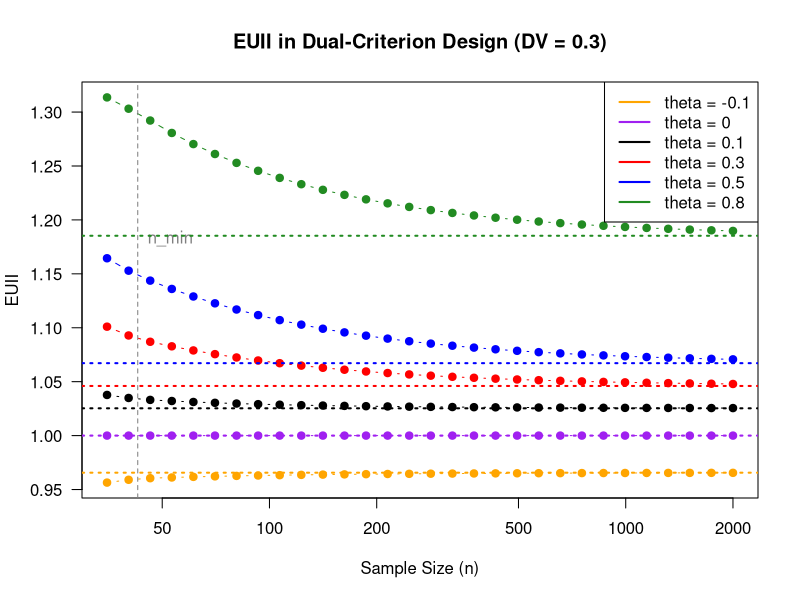
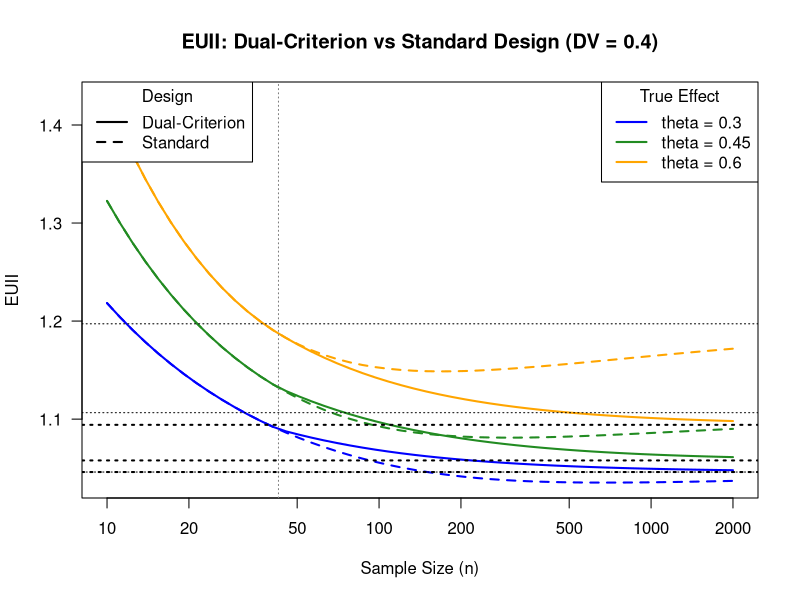
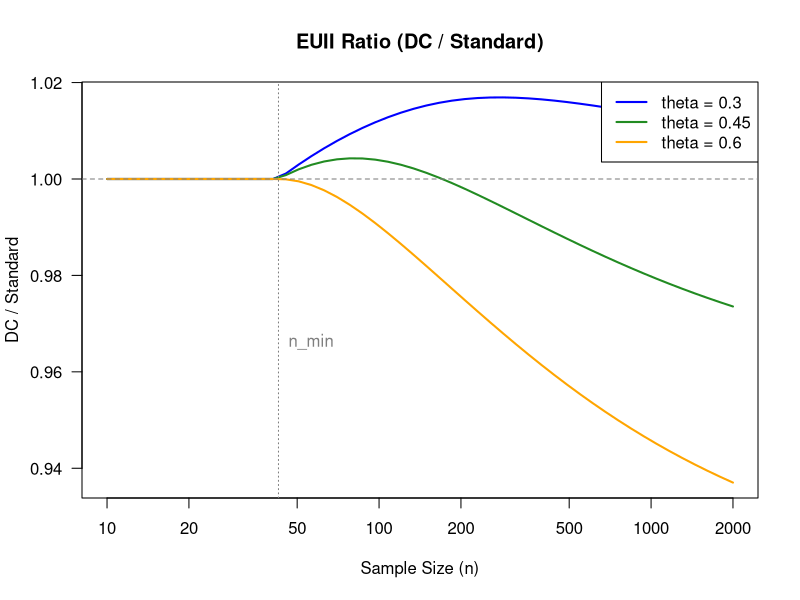
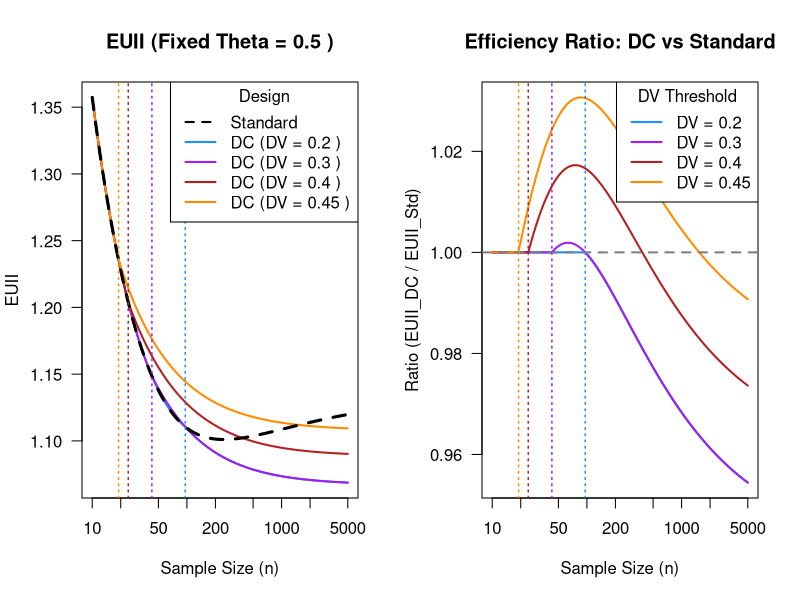
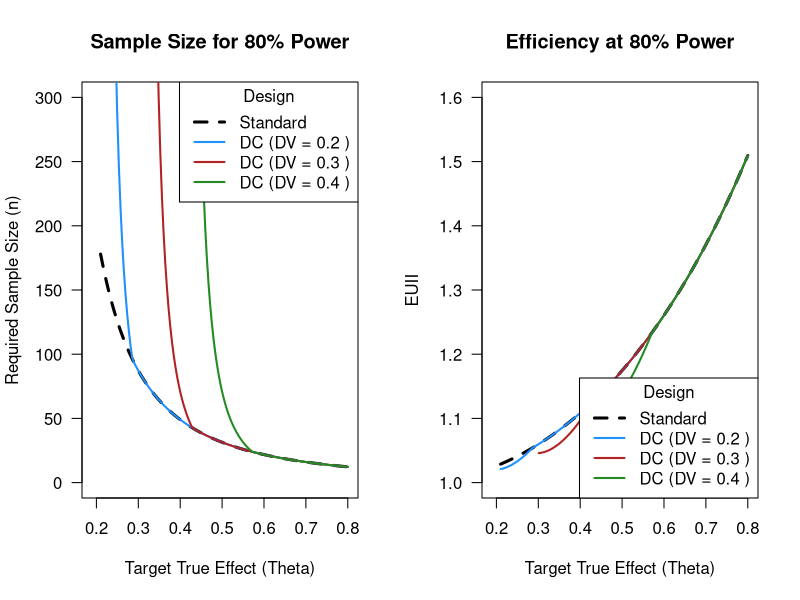
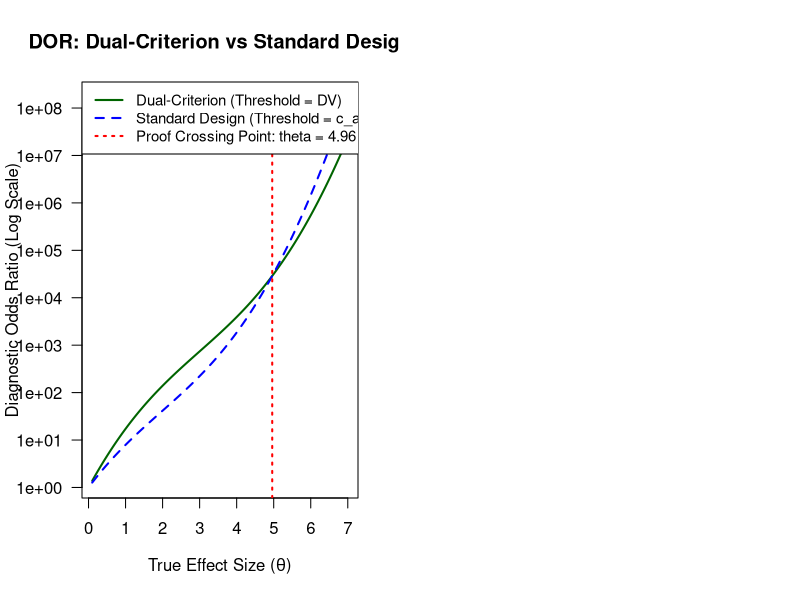

Here is the R script that generated these plots, in order:
# --------------------------------------------
# In here I want to understand how does the EUII behaves in a frequentist dual criterion design.
# -----------------------------------------------

# Need to create a dual criterion design. Then see how the EUII behaves for varying underlying truths. 

# nMin is the treshold of sample size. If we have a saple size bigger than nMin, then the hardest treshorld to overcome is DV,
# if n smaller nmin it is harder to get significance. 

# EXPLANATION
# significance if theta > sign_tresh, where sign_tres = NV + z_(1-alpha) * sigma / sqrt(n)
# relevance if theta > clin_tresh, where clin_tresh = DV

#Set the two treshold equal --> clin_tresh = sign_tresh  --> DV = NV + z_(1-alpha) * sigma / sqrt(n)

# Simplify and the n required is n =  [(z_(1-alpha) * sigma) / (DV - NV)]^2. 
# here we assume NV = 0


nMin <- function(DV, sigma=1, alpha=0.025, ceil=FALSE) {
  res <- (qnorm(1 - alpha) * sigma / DV)^2
  if(ceil) return(ceiling(res))
  return(res)
}

# Professor's Functions
# oneMinus = FALSE ---> T1E
# oneMinus = TRUE --> 1-T1E = Specificity 


DC.T1Erate_ <- function(n, DV, alpha=0.025, sigma=1, log.p=FALSE, oneMinus=FALSE) {
  nmin <- nMin(DV=DV, sigma=sigma, alpha=alpha, ceil=FALSE)
  if(!oneMinus) {
    if(!log.p) {
      if(n <= nmin) res <- alpha
      else res <- pnorm(-sqrt(n)*DV/sigma)
    }
    if(log.p) {
      if(n <= nmin) res <- log(alpha) #if the significant tresh is harder, then t1e is classic alpha
      else res <- pnorm(-sqrt(n)*DV/sigma, log.p=TRUE) # otw t1e is P_0(theta > DV). But under H0 theta N (0, sigma^2 / n). So Z = DV - 0 / sigma / sqrt(n) = sqrtn DV / sigma. CDF(-Z). Finds the prob of having a value bigger, so rejecting  
    }
  }
  if(oneMinus) {
    if(!log.p) {
      if(n <= nmin) res <- 1 - alpha
      else res <- pnorm(-sqrt(n)*DV/sigma, lower.tail=FALSE)
    }
    if(log.p) {
      if(n <= nmin) res <- log(1 - alpha)
      else res <- pnorm(-sqrt(n)*DV/sigma, log.p=TRUE, lower.tail=FALSE)
    }
  }
  return(res)
}

DC.Power_ <- function(n, theta, DV, sigma=1, alpha=0.025, log.p=FALSE, oneMinus=FALSE) {
    nmin <- nMin(DV=DV, sigma=sigma, alpha=alpha, ceil=FALSE)

    #use formula from my sheet:
  if (n <= nmin) { # Significance is the threshold to pass
      k <- qnorm(1 - alpha) * sigma / sqrt(n)
    } else {         # DV is the threshold to pass
      k <- DV
    }
# k <- pmax (qnorm(1 - alpha) * sigma / sqrt(n), DV) would be the same


  term <- sqrt(n) * (theta - k) / sigma

  if(!oneMinus) { # power
    if(!log.p) res <- pnorm(term)
    if(log.p) res <- pnorm(term, log.p=TRUE) #P_1(theta_hat > DV)
  }
  if(oneMinus) { # 1-power
    if(!log.p) res <- pnorm(term, lower.tail=FALSE)
    if(log.p) res <- pnorm(term, log.p=TRUE, lower.tail=FALSE)
  }
  return(res)
}


DC.Power <- Vectorize(DC.Power_)
DC.T1Erate <- Vectorize(DC.T1Erate_)

# Setup Parameters for Visualization
myDV <- 0.3
mytheta <- c(-0.1, 0, 0.1, 0.3, 0.5, 0.8) # Different true effects (note power is 50% max when true effect = DV) 
# QUESTION 1: does it even makes sense to look at the behavior of EUII when theta is smaller than the DV? 

nmin <- nMin(DV=myDV)       # Calculates to approx 42.68

# Create a sequence of sample sizes from 10 up to 2000
myn <- 2^(seq(log2(35), log2(2000), length.out=30)) #This creates an exponentially increasing gap between numbers.


# Note: professor code was starting the sequence at nmin. Ofc, if n < n_min, the EUII behaves like it is in a classic test,



# Calculate EUII
logT1Erate <- DC.T1Erate(n=myn, DV=myDV, log.p=TRUE)
logOneMinusT1Erate <- DC.T1Erate(n=myn, DV=myDV, log.p=TRUE, oneMinus=TRUE)

EUII <- matrix(NA, nrow=length(myn), ncol=length(mytheta))

for(i in 1:length(mytheta)) {
  logPower <- DC.Power(n=myn, theta=mytheta[i], DV=myDV, log.p=TRUE)
  logOneMinusPower <- DC.Power(n=myn, theta=mytheta[i], DV=myDV, log.p=TRUE, oneMinus=TRUE)
  
  logDOR <- logPower - logOneMinusPower - logT1Erate + logOneMinusT1Erate
  
  EUII[,i] <- exp(logDOR / myn)
}

par(las=1, mfrow=c(1,1))
matplot(myn, EUII, type="b", pch=19, log="x", lty=1,
        col=c("orange", "purple", "black", "red", "blue", "forestgreen"),  # add colors here
        xlab="Sample Size (n)", ylab="EUII",
        main="EUII in Dual-Criterion Design (DV = 0.3)")
abline(v=nmin, lty=2, col="gray50")
text(nmin, max(EUII, na.rm=TRUE)*0.9, labels="n_min", pos=4, col="gray50")
legend("topright", lty=1,
       col=c("orange", "purple", "black", "red", "blue", "forestgreen"),   # add here too
       legend=paste("theta =", mytheta), lwd=2)


# WHAT I DISCOVERED: 
# denote theta = true value
# if 0 < theta < DV, then EUII converges to 1 
# if theta < 0, then EUII is negative. This happens cause Power<T1E, biased test, and DOR is below 1. 




#Add the asymptotic limits I am not completely sure of
calc_DC_limit <- function(theta, DV, sigma=1) {
  if (theta <= DV) {
    return( exp( (theta * (2*DV - theta)) / (2*sigma^2) ) )
  } else {
    return( exp( ((theta - DV)^2 + DV^2) / (2*sigma^2) ) )
  }
}

# Apply the function to all of chosen thetas
DC_limits <- sapply(mytheta, calc_DC_limit, DV=myDV)

mycolors <- c("orange", "purple", "black", "red", "blue", "forestgreen")

abline(h=DC_limits, col=mycolors, lty=3, lwd=2) #lty = 3 is dotted line











# ------------------------------------------------
# Dual criterion vs standard
# ------------------------------------------------

# For a fixed DV = 0.4, which design has an higher EUII for different the true effects? 


#  Standard Design Functions
Standard.T1Erate_ <- function(n, alpha=0.025, log.p=FALSE, oneMinus=FALSE) {
  if(!oneMinus) {
    if(!log.p) res <- alpha
    if(log.p) res <- log(alpha)
  } else {
    if(!log.p) res <- 1 - alpha
    if(log.p) res <- log(1 - alpha)
  }
  return(res)
}

Standard.Power_ <- function(n, theta, sigma=1, alpha=0.025, log.p=FALSE, oneMinus=FALSE) {
  z_alpha <- qnorm(1 - alpha)
  term <- sqrt(n) * theta / sigma - z_alpha
  
  if(!oneMinus) {
    if(!log.p) res <- pnorm(term)
    if(log.p) res <- pnorm(term, log.p=TRUE)
  } else {
    if(!log.p) res <- pnorm(term, lower.tail=FALSE)
    if(log.p) res <- pnorm(term, log.p=TRUE, lower.tail=FALSE)
  }
  return(res)
}

Standard.T1Erate <- Vectorize(Standard.T1Erate_)
Standard.Power <- Vectorize(Standard.Power_)


##
myDV <- 0.3
mytheta <- c(0.3, 0.45, 0.6) 

nmin <- (qnorm(1 - 0.025) * 1 / myDV)^2 # approx 42.68

myn <- 2^(seq(log2(10), log2(2000), length.out=50))

# Matrices to store results
EUII_DC <- matrix(NA, nrow=length(myn), ncol=length(mytheta))
EUII_Std <- matrix(NA, nrow=length(myn), ncol=length(mytheta))


#Lets also store DOR
DOR_DC <- matrix(NA, nrow=length(myn), ncol=length(mytheta))
DOR_Std <- matrix(NA, nrow=length(myn), ncol=length(mytheta))



# T1E for Standard is constant across all thetas
logT1E_Std <- Standard.T1Erate(n=myn, log.p=TRUE)
logOneMinusT1E_Std <- Standard.T1Erate(n=myn, log.p=TRUE, oneMinus=TRUE)

# T1E for DC
logT1E_DC <- DC.T1Erate(n=myn, DV=myDV, log.p=TRUE)
logOneMinusT1E_DC <- DC.T1Erate(n=myn, DV=myDV, log.p=TRUE, oneMinus=TRUE)

for(i in 1:length(mytheta)) {
  # Standard Power
  logPow_Std <- Standard.Power(n=myn, theta=mytheta[i], log.p=TRUE)
  logOneMinusPow_Std <- Standard.Power(n=myn, theta=mytheta[i], log.p=TRUE, oneMinus=TRUE)
  
  logDOR_Std <- logPow_Std - logOneMinusPow_Std - logT1E_Std + logOneMinusT1E_Std
  DOR_Std[,i] <- exp(logDOR_Std)                 
  EUII_Std[,i] <- exp(logDOR_Std / myn)
  
  # DC Power
  logPow_DC <- DC.Power(n=myn, theta=mytheta[i], DV=myDV, log.p=TRUE)
  logOneMinusPow_DC <- DC.Power(n=myn, theta=mytheta[i], DV=myDV, log.p=TRUE, oneMinus=TRUE)
  
  logDOR_DC <- logPow_DC - logOneMinusPow_DC - logT1E_DC + logOneMinusT1E_DC
  DOR_DC[,i] <- exp(logDOR_DC)                   
  EUII_DC[,i] <- exp(logDOR_DC / myn)
}

# Plotting the Comparison
colors <- c("blue", "forestgreen", "orange")


par(las=1, mfrow=c(1,1), mar=c(5, 4, 4, 2) + 0.1) 

matplot(myn, EUII_Std, type="l", lty=2, lwd=2, col=colors, log="x",
        ylim=range(c(EUII_Std, EUII_DC), na.rm=TRUE),
        xlab="Sample Size (n)", ylab="EUII", 
        main="EUII: Dual-Criterion vs Standard Design (DV = 0.4)")

# Add the Dual-Criterion lines and n_min
matlines(myn, EUII_DC, type="l", lty=1, lwd=2, col=colors)
abline(v=nmin, col="gray50", lty=3)

legend("topright", title="True Effect",
       legend=paste("theta =", mytheta), col=colors, lwd=2, lty=1)

legend("topleft", title="Design",
       legend=c("Dual-Criterion", "Standard"), col="black", lwd=2, lty=c(1, 2))



DC_limits <- sapply(mytheta, calc_DC_limit, DV=myDV)
abline(h = DC_limits,lty=3, lwd=2)






calc_Std_limits <- function (theta){ 
  exp(theta^2 / 2)
}
Std_limits <- sapply(mytheta, calc_Std_limits)
abline(h = Std_limits,lty=3, lwd=1)


#Great! makes sense.
# when n is smaller than n_min, we are just in the standard design since the harder treshold is the significance. So the EUIIs overlaps perfectu

# INTERESTINGLY, for some specific thetas that are not too larger than the DV, at some fixed n the DC has
# larger EUII than standard!!!!!!








# --- EUII ratio easier to spot!!!!!
EUII_ratio <- EUII_DC / EUII_Std

matplot(myn, EUII_ratio, type="l", lty=1, lwd=2, col=colors, log="x",
        xlab="Sample Size (n)", ylab="DC / Standard",
        main="EUII Ratio (DC / Standard)")
abline(h=1, lty=2, col="gray50")
abline(v=nmin, lty=3, col="gray50")
text(nmin, max(EUII_ratio)*0.95, "n_min", pos=4, col="gray50")
legend("topright", legend=paste("theta =", mytheta),
       col=colors, lwd=2, lty=1)



# It is also clear that increasing n the ratio of EUII_DC / EUII_STnd converges to something since it has asyntotes. 
# Useful obtaining them ? Maybe not or maybe yes

# I think more interestingly I could try to obtain what is the condition s.t. 
# EUII_DC > EUII_STnd. Since it is fixed I could more easily prove it for DOR





# -----------------------------------------
# Comparison at Fixed n 
# -------------------------------------------


n_fixed <- 100
myDV <- 0.4
sigma <- 1
theta_test <- c(0.4, 0.45, 0.5, 0.6, 0.7, 0.8, 0.9)

#  Standard Design 
logPow_Std <- Standard.Power(n=n_fixed, theta=theta_test, log.p=TRUE)
log1mPow_Std <- Standard.Power(n=n_fixed, theta=theta_test, log.p=TRUE, oneMinus=TRUE)
logT1E_Std <- Standard.T1Erate(n=n_fixed, log.p=TRUE)
log1mT1E_Std <- Standard.T1Erate(n=n_fixed, log.p=TRUE, oneMinus=TRUE)

logDOR_Std <- logPow_Std - log1mPow_Std - logT1E_Std + log1mT1E_Std
EUII_Std <- exp(logDOR_Std / n_fixed)

# Convert log Power and T1E back to normal probabilities for the table
Pow_Std <- exp(logPow_Std)
T1E_Std <- exp(logT1E_Std)[1] # Same for all thetas

# DC Design
logPow_DC <- DC.Power(n=n_fixed, theta=theta_test, DV=myDV, log.p=TRUE)
log1mPow_DC <- DC.Power(n=n_fixed, theta=theta_test, DV=myDV, log.p=TRUE, oneMinus=TRUE)
logT1E_DC <- DC.T1Erate(n=n_fixed, DV=myDV, log.p=TRUE)
log1mT1E_DC <- DC.T1Erate(n=n_fixed, DV=myDV, log.p=TRUE, oneMinus=TRUE)

logDOR_DC <- logPow_DC - log1mPow_DC - logT1E_DC + log1mT1E_DC
EUII_DC <- exp(logDOR_DC / n_fixed)

Pow_DC <- exp(logPow_DC)
T1E_DC <- exp(logT1E_DC)[1]

# table
OC_Table <- data.frame(
  True_Theta = theta_test,
  
  # Standard Columns
  Std_Power = round(Pow_Std, 4),
  Std_EUII = round(EUII_Std, 4),
  
  # DC Columns
  DC_Power = round(Pow_DC, 4),
  DC_EUII = round(EUII_DC, 4)
)

cat("=========================================================\n")
cat("   OPERATING CHARACTERISTICS AT n =", n_fixed, "(DV =", myDV, ")\n")
cat("   Standard Type-I Error :", T1E_Std, "\n")
cat("   Dual-Crit Type-I Error:", formatC(T1E_DC, format="e", digits=2), "\n")
cat("=========================================================\n")
print(OC_Table)


# Good that power is 0.5 at theta = DV.
# Interestinlgy, for moderate effects, the T1E inflation lead to a higher EUII for DC, 
# but for large effect the standard is better 













































# -------------------------------------------------------------------------
# EUII Analysis: Fixed True Effect, Varying (DV)
# -------------------------------------------------------------------------

target_theta <- 0.5   # The true underlying effect is fixed
sigma <- 1
alpha <- 0.025

# We test varying levels of strictness for the Dual-Criterion
# Note: we keep DV < target_theta, otherwise power < 50% asymptotically
myDVs <- c(0.2, 0.3, 0.4, 0.45) 
colors <- c("dodgerblue", "purple", "firebrick", "darkorange")

myn <- 2^(seq(log2(10), log2(5000), length.out=100))

# 1. Standard Design Trajectory (Only need to calculate once)
logPow_Std <- Standard.Power(n=myn, theta=target_theta, log.p=TRUE)
log1mPow_Std <- Standard.Power(n=myn, theta=target_theta, log.p=TRUE, oneMinus=TRUE)
logT1E_Std <- Standard.T1Erate(n=myn, log.p=TRUE)
log1mT1E_Std <- Standard.T1Erate(n=myn, log.p=TRUE, oneMinus=TRUE)

EUII_Std <- exp((logPow_Std - log1mPow_Std - logT1E_Std + log1mT1E_Std) / myn)

# 2. Dual-Criterion Trajectories
EUII_DC <- matrix(NA, nrow=length(myn), ncol=length(myDVs))
nmin_vals <- numeric(length(myDVs))

for(j in 1:length(myDVs)) {
  current_DV <- myDVs[j]
  nmin_vals[j] <- nMin(DV=current_DV, sigma=sigma, alpha=alpha, ceil=FALSE)
  
  logPow_DC <- DC.Power(n=myn, theta=target_theta, DV=current_DV, log.p=TRUE)
  log1mPow_DC <- DC.Power(n=myn, theta=target_theta, DV=current_DV, log.p=TRUE, oneMinus=TRUE)
  logT1E_DC <- DC.T1Erate(n=myn, DV=current_DV, log.p=TRUE)
  log1mT1E_DC <- DC.T1Erate(n=myn, DV=current_DV, log.p=TRUE, oneMinus=TRUE)
  
  EUII_DC[,j] <- exp((logPow_DC - log1mPow_DC - logT1E_DC + log1mT1E_DC) / myn)
}

# -------------------------------------------------------------------------
# Plotting
# -------------------------------------------------------------------------
par(mfrow=c(1,2), las=1, mar=c(5, 4, 4, 2) + 0.1)

# Plot 1: Absolute EUII
matplot(myn, EUII_DC, type="l", lty=1, lwd=2, col=colors, log="x",
        ylim=range(c(EUII_Std, EUII_DC), na.rm=TRUE),
        xlab="Sample Size (n)", ylab="EUII",
        main=paste("EUII (Fixed Theta =", target_theta, ")"))

# Add Standard Design
lines(myn, EUII_Std, col="black", lty=2, lwd=3)

# Add n_min indicators
for(j in 1:length(myDVs)) {
  abline(v=nmin_vals[j], col=colors[j], lty=3, lwd=1.5)
}

legend("topright", title="Design",
       legend=c("Standard", paste("DC (DV =", myDVs, ")")),
       col=c("black", colors), lty=c(2, 1, 1, 1, 1), lwd=2)

# Plot 2: EUII Ratio (DC / Standard)
EUII_ratio <- sweep(EUII_DC, 1, EUII_Std, "/") # Fast way to divide columns by vector

matplot(myn, EUII_ratio, type="l", lty=1, lwd=2, col=colors, log="x",
        xlab="Sample Size (n)", ylab="Ratio (EUII_DC / EUII_Std)",
        main="Efficiency Ratio: DC vs Standard")
abline(h=1, col="gray50", lty=2, lwd=2)

for(j in 1:length(myDVs)) {
  abline(v=nmin_vals[j], col=colors[j], lty=3, lwd=1.5)
}

legend("topright", title="DV Threshold",
       legend=paste("DV =", myDVs), col=colors, lwd=2, lty=1)
































































# -----------------------------------------
# Comparison at Fixed Power 
# -------------------------------------------
target_power <- 0.80
alpha <- 0.025
sigma <- 1

#function for required sample size at a specific Power
required_n_std <- function(sigma = 1, theta, alpha, power) { 
  term1 <- qnorm(1-alpha)
  term2 <- qnorm(power)
  n <- ((term1 + term2) *sigma / theta)^2
  n
}

required_n_DV  <- function(sigma = 1, theta, alpha, power, DV) { 
  n_std <- required_n_std(theta = theta, alpha = alpha, power = power)
  n_relevance <- ((qnorm(power) * sigma ) / (theta - DV))^2
  n <- max(n_std,  n_relevance)
  n
}









theta_seq <- seq(0.21, 0.8, length.out = 150)

# The different designs we want to compare
my_DVs <- c(0.2, 0.3, 0.4)
colors <- c("dodgerblue", "firebrick", "forestgreen")

n_std_vec <- rep(NA, length(theta_seq))
EUII_std_vec <- rep(NA, length(theta_seq))

n_dc_mat <- matrix(NA, nrow=length(theta_seq), ncol=length(my_DVs))
EUII_dc_mat <- matrix(NA, nrow=length(theta_seq), ncol=length(my_DVs))

for(i in 1:length(theta_seq)) {
  current_theta <- theta_seq[i]
  
  # Standard
  n_std <- required_n_std(sigma=sigma, theta=current_theta, alpha=alpha, power=target_power)
  n_std_vec[i] <- n_std
  
  logPow_Std <- Standard.Power(n=n_std, theta=current_theta, log.p=TRUE)
  log1mPow_Std <- Standard.Power(n=n_std, theta=current_theta, log.p=TRUE, oneMinus=TRUE)
  logT1E_Std <- Standard.T1Erate(n=n_std, log.p=TRUE)
  log1mT1E_Std <- Standard.T1Erate(n=n_std, log.p=TRUE, oneMinus=TRUE)
  
  EUII_std_vec[i] <- exp((logPow_Std - log1mPow_Std - logT1E_Std + log1mT1E_Std) / n_std)
  
  # DC
  for(j in 1:length(my_DVs)) {
    current_DV <- my_DVs[j]
    
    # ONLY calculate if the true effect is strictly greater than the tresghold
    if(current_theta > current_DV) {
      n_dc <- required_n_DV(sigma=sigma, theta=current_theta, alpha=alpha, power=target_power, DV=current_DV)
      n_dc_mat[i, j] <- n_dc
      
      logPow_DC <- DC.Power(n=n_dc, theta=current_theta, DV=current_DV, log.p=TRUE)
      log1mPow_DC <- DC.Power(n=n_dc, theta=current_theta, DV=current_DV, log.p=TRUE, oneMinus=TRUE)
      logT1E_DC <- DC.T1Erate(n=n_dc, DV=current_DV, log.p=TRUE)
      log1mT1E_DC <- DC.T1Erate(n=n_dc, DV=current_DV, log.p=TRUE, oneMinus=TRUE)
      
      EUII_dc_mat[i, j] <- exp((logPow_DC - log1mPow_DC - logT1E_DC + log1mT1E_DC) / n_dc)
    }
  }
}


par(mfrow=c(1,2), las=1, mar=c(5, 4, 4, 2) + 0.1)

# Plot 1: n
plot(theta_seq, n_std_vec, type="l", col="black", lty=2, lwd=3,
     ylim=c(0, 300), xlim =c(0.19, 0.8),
     xlab="Target True Effect (Theta)", ylab="Required Sample Size (n)",
     main="Sample Size for 80% Power")

for(j in 1:length(my_DVs)) {
  lines(theta_seq, n_dc_mat[, j], col=colors[j], lty=1, lwd=2)
}

legend("topright", title="Design",
       legend=c("Standard", paste("DC (DV =", my_DVs, ")")),
       col=c("black", colors), lty=c(2, 1, 1, 1), lwd=c(3, 2, 2, 2))


# Plot 2: EUII
plot(theta_seq, EUII_std_vec, type="l", col="black", lty=2, lwd=3,
     ylim=c(1, 1.6), xlim =c(0.19, 0.8),
     xlab="Target True Effect (Theta)", ylab="EUII",
     main="Efficiency at 80% Power")

for(j in 1:length(my_DVs)) {
  lines(theta_seq, EUII_dc_mat[, j], col=colors[j], lty=1, lwd=2)
}

legend("bottomright", title="Design",
       legend=c("Standard", paste("DC (DV =", my_DVs, ")")),
       col=c("black", colors), lty=c(2, 1, 1, 1), lwd=c(3, 2, 2, 2))



# Insights: 
# Keeping the Power cosntant, as we increase the DV the EUII of DC is lower ffor a fixed theta, we get a smaller EUII, 
# Note that quite fast the DV fall back to standard design

# and note also that for a fixed Power, the standard EUII is always larger


















# DONT SHOW THIS TO LEO. La proof la faremo piu avanti


# -------------------------------------------------------------------------
# Simulation: Diagnostic Odds Ratio (DOR) of Standard vs. Dual-Criterion 
# Design as a function of the true effect size (theta).
# -------------------------------------------------------------------------

# 1. Define Design Parameters
se <- 1.0                              # Standard error (normalized to 1)
alpha <- 0.025                         # One-sided Type-I error rate
c_alpha <- qnorm(1 - alpha) * se       # Standard statistical threshold (~1.96)
dv <- 3.0                              # Clinical Decision Value (Must be > c_alpha)

# 2. Define a range of true effect sizes (theta)
# We need to go high enough to see the "blockbuster" effect where the proof applies
theta_seq <- seq(0.1, 7, by = 0.05)

# 3. Function to calculate the Diagnostic Odds Ratio (DOR)
calculate_dor <- function(threshold, theta, se) {
  # Power: Probability of passing the threshold given true effect theta
  power <- 1 - pnorm(threshold, mean = theta, sd = se)
  
  # Type-I Error (T1E): Probability of passing given no effect (theta = 0)
  t1e <- 1 - pnorm(threshold, mean = 0, sd = se)
  
  # Calculate odds
  power_odds <- power / (1 - power)
  t1e_odds <- t1e / (1 - t1e)
  
  # DOR is the ratio of Power Odds to T1E Odds
  return(power_odds / t1e_odds)
}

# 4. Calculate DOR across all theta values for both designs
dor_stnd <- calculate_dor(threshold = c_alpha, theta = theta_seq, se = se)
dor_dc   <- calculate_dor(threshold = dv, theta = theta_seq, se = se)

# 5. Plotting the results
# Using a log scale for the Y-axis (DOR) because the values explode exponentially
plot(theta_seq, dor_dc, type = "l", col = "darkgreen", lwd = 2, log = "y",
     xlab = expression(paste("True Effect Size (", theta, ")")),
     ylab = "Diagnostic Odds Ratio (Log Scale)",
     main = "DOR: Dual-Criterion vs Standard Design",
     ylim = range(c(dor_stnd, dor_dc), na.rm = TRUE))

lines(theta_seq, dor_stnd, col = "blue", lwd = 2, lty = 2)

# 6. Add the theoretical crossing point derived in our proof
crossing_point <- dv + c_alpha
abline(v = crossing_point, col = "red", lwd = 2, lty = 3)

# Add annotations to the plot
legend("topleft", 
       legend = c("Dual-Criterion (Threshold = DV)", 
                  "Standard Design (Threshold = c_alpha)",
                  paste0("Proof Crossing Point: theta = ", round(crossing_point, 2))),
       col = c("darkgreen", "blue", "red"), 
       lty = c(1, 2, 3), lwd = 2, cex = 0.9)

# 7. Print a summary check to the console
cat("--- Verification of the Proof ---\n")
cat("Standard Threshold (c_alpha):", round(c_alpha, 3), "\n")
cat("Clinical Threshold (DV):     ", round(dv, 3), "\n")
cat("Theoretical Crossing Point (DV + c_alpha):", round(crossing_point, 3), "\n\n")

# Let's check a theta value BEFORE the crossing point (e.g., theta = 4)
cat("At theta = 4.0 (Before crossing point):\n")
cat("  DOR Standard:", round(calculate_dor(c_alpha, 4.0, se), 2), "\n")
cat("  DOR DC:      ", round(calculate_dor(dv, 4.0, se), 2), " <- HIGHER\n\n")

# Let's check a theta value AFTER the crossing point (e.g., theta = 6)
cat("At theta = 6.0 (After crossing point):\n")
cat("  DOR Standard:", round(calculate_dor(c_alpha, 6.0, se), 2), " <- HIGHER\n")
cat("  DOR DC:      ", round(calculate_dor(dv, 6.0, se), 2), "\n")
